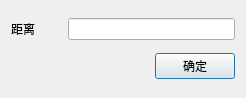
<?xml version="1.0" encoding="UTF-8"?>
<ui version="4.0">
 <class>SetDistanceDialog</class>
 <widget class="QDialog" name="SetDistanceDialog">
  <property name="geometry">
   <rect>
    <x>0</x>
    <y>0</y>
    <width>246</width>
    <height>98</height>
   </rect>
  </property>
  <property name="minimumSize">
   <size>
    <width>246</width>
    <height>98</height>
   </size>
  </property>
  <property name="maximumSize">
   <size>
    <width>246</width>
    <height>98</height>
   </size>
  </property>
  <property name="windowTitle">
   <string>设置距离</string>
  </property>
  <layout class="QGridLayout" name="gridLayout">
   <item row="0" column="0">
    <widget class="QLabel" name="label">
     <property name="minimumSize">
      <size>
       <width>51</width>
       <height>0</height>
      </size>
     </property>
     <property name="text">
      <string>距离</string>
     </property>
    </widget>
   </item>
   <item row="0" column="1">
    <widget class="QLineEdit" name="lineEdit"/>
   </item>
   <item row="1" column="1">
    <layout class="QHBoxLayout" name="horizontalLayout">
     <item>
      <spacer name="horizontalSpacer">
       <property name="orientation">
        <enum>Qt::Horizontal</enum>
       </property>
       <property name="sizeHint" stdset="0">
        <size>
         <width>40</width>
         <height>20</height>
        </size>
       </property>
      </spacer>
     </item>
     <item>
      <widget class="QPushButton" name="pushButton">
       <property name="maximumSize">
        <size>
         <width>141</width>
         <height>16777215</height>
        </size>
       </property>
       <property name="text">
        <string>确定</string>
       </property>
      </widget>
     </item>
    </layout>
   </item>
  </layout>
 </widget>
 <resources/>
 <connections/>
</ui>
